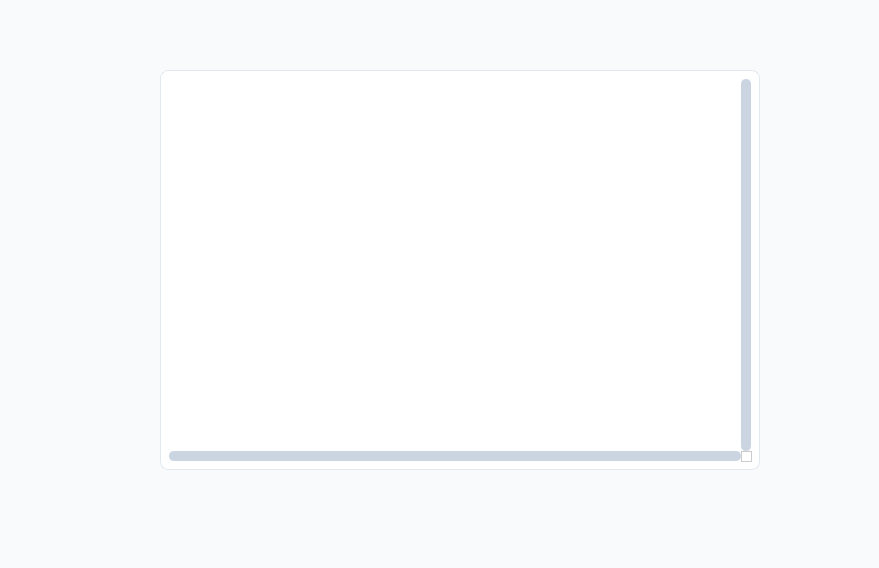
<?xml version="1.0" encoding="UTF-8"?>
<ui version="4.0">
 <class>patientAdviceClient</class>
 <widget class="QWidget" name="patientAdviceClient">
  <property name="geometry">
   <rect>
    <x>0</x>
    <y>0</y>
    <width>879</width>
    <height>568</height>
   </rect>
  </property>
  <property name="minimumSize">
   <size>
    <width>879</width>
    <height>568</height>
   </size>
  </property>
  <property name="maximumSize">
   <size>
    <width>879</width>
    <height>568</height>
   </size>
  </property>
  <property name="windowTitle">
   <string>患者医嘱</string>
  </property>
  <property name="styleSheet">
   <string notr="true">/* 主窗口样式 */
QWidget {
    background-color: #f8fafc;
    font-family: 'Segoe UI', 'Microsoft YaHei', sans-serif;
    color: #334155;
}

/* 列表部件样式 */
QListWidget {
    background-color: #ffffff;
    border: 1px solid #e2e8f0;
    border-radius: 8px;
    padding: 8px;
    outline: 0;
    font-size: 14px;
    gridline-color: #f1f5f9;
    alternate-background-color: #f8fafc;
}

QListWidget::item {
    background-color: #ffffff;
    border-bottom: 1px solid #f1f5f9;
    padding: 12px 16px;
    border-radius: 6px;
}

QListWidget::item:selected {
    background-color: #e0f2fe;
    color: #0369a1;
    border: none;
}

QListWidget::item:hover {
    background-color: #f1f5f9;
}

/* 滚动条样式 */
QScrollBar:vertical {
    border: none;
    background-color: #f1f5f9;
    width: 10px;
    border-radius: 5px;
    margin: 0px;
}

QScrollBar::handle:vertical {
    background-color: #cbd5e1;
    border-radius: 5px;
    min-height: 20px;
}

QScrollBar::handle:vertical:hover {
    background-color: #94a3b8;
}

QScrollBar::add-line:vertical, QScrollBar::sub-line:vertical {
    height: 0px;
}

QScrollBar:horizontal {
    border: none;
    background-color: #f1f5f9;
    height: 10px;
    border-radius: 5px;
    margin: 0px;
}

QScrollBar::handle:horizontal {
    background-color: #cbd5e1;
    border-radius: 5px;
    min-width: 20px;
}

QScrollBar::handle:horizontal:hover {
    background-color: #94a3b8;
}

QScrollBar::add-line:horizontal, QScrollBar::sub-line:horizontal {
    width: 0px;
}</string>
  </property>
  <widget class="QListWidget" name="patientAdviceListWidget">
   <property name="geometry">
    <rect>
     <x>160</x>
     <y>70</y>
     <width>600</width>
     <height>400</height>
    </rect>
   </property>
   <property name="minimumSize">
    <size>
     <width>600</width>
     <height>400</height>
    </size>
   </property>
   <property name="maximumSize">
    <size>
     <width>600</width>
     <height>360</height>
    </size>
   </property>
   <property name="verticalScrollBarPolicy">
    <enum>Qt::ScrollBarPolicy::ScrollBarAlwaysOn</enum>
   </property>
   <property name="horizontalScrollBarPolicy">
    <enum>Qt::ScrollBarPolicy::ScrollBarAlwaysOn</enum>
   </property>
   <property name="autoScroll">
    <bool>true</bool>
   </property>
   <property name="movement">
    <enum>QListView::Movement::Static</enum>
   </property>
   <property name="spacing">
    <number>4</number>
   </property>
  </widget>
  <widget class="QLabel" name="label_5">
   <property name="geometry">
    <rect>
     <x>20</x>
     <y>-70</y>
     <width>71</width>
     <height>721</height>
    </rect>
   </property>
   <property name="text">
    <string/>
   </property>
   <property name="pixmap">
    <pixmap resource="../resources.qrc">:/resources/icons/1注册登录d.png</pixmap>
   </property>
   <property name="scaledContents">
    <bool>true</bool>
   </property>
  </widget>
 </widget>
 <resources>
  <include location="../resources.qrc"/>
 </resources>
 <connections/>
</ui>
